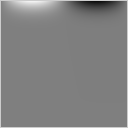
Frame 1 (no input)
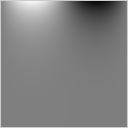
Frame 60 (the mouse pressed at the canvas centre just before this capture)
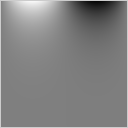
Frame 120 (the mouse held since frame 60 and released just before this capture)

The Processing sketch that drew these frames (run headless with seeded random() and noise(); from frame 60 on, the mouse is pressed at the canvas centre):

// Processing sketch: laplacian
// ── laplacian.pde


double[][] world;


void setup(){
  size(128,128);
  world = new double[width][height];
  for( int x = 0; x < world.length ; x++){
    
    for( int y = 0; y < world[0].length ; y++){
      world[x][y] = 0;
      //world[width-1][y] = 0;
    }
    if(x < width) 
      world[x][0] = sin(3.14159*((float)x*2)/width);
    //world[x][height-1] = 1;
  }
 
}

void draw(){
  //double[][] newWorld = new double[width][height];
  for( int i = 1; i < 100 ; i++){
  for( int x = 1; x < world.length-1 ; x++){
    for( int y = 1; y < world[0].length-1 ; y++){
      world[x][y] = (world[x][y-1]+world[x-1][y]+world[x+1][y]+world[x][y+1])/4.0;
      set(x,y,color((int)((world[x][y]+1)*127)));
      
    }
  }
  
  }
  //world = newWorld;
  
}
